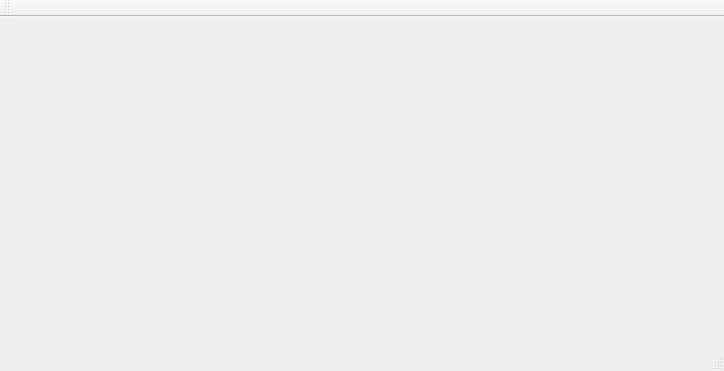
<?xml version="1.0" encoding="UTF-8"?>
<ui version="4.0">
 <class>MainWindow</class>
 <widget class="QMainWindow" name="MainWindow">
  <property name="geometry">
   <rect>
    <x>0</x>
    <y>0</y>
    <width>724</width>
    <height>371</height>
   </rect>
  </property>
  <property name="windowTitle">
   <string>MainWindow</string>
  </property>
  <widget class="QWidget" name="centralWidget"/>
  <widget class="QToolBar" name="mainToolBar">
   <attribute name="toolBarArea">
    <enum>TopToolBarArea</enum>
   </attribute>
   <attribute name="toolBarBreak">
    <bool>true</bool>
   </attribute>
  </widget>
  <widget class="QStatusBar" name="statusBar"/>
  <widget class="QMenuBar" name="menuBar">
   <property name="geometry">
    <rect>
     <x>0</x>
     <y>0</y>
     <width>724</width>
     <height>22</height>
    </rect>
   </property>
  </widget>
 </widget>
 <layoutdefault spacing="6" margin="11"/>
 <resources/>
 <connections/>
</ui>
